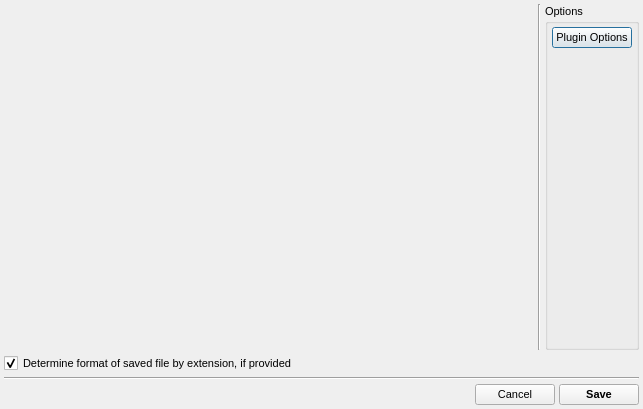
<?xml version="1.0" encoding="UTF-8"?>
<ui version="4.0">
 <class>SaveExpressionDialog</class>
 <widget class="QDialog" name="SaveExpressionDialog">
  <property name="geometry">
   <rect>
    <x>0</x>
    <y>0</y>
    <width>643</width>
    <height>409</height>
   </rect>
  </property>
  <property name="font">
   <font>
    <pointsize>8</pointsize>
   </font>
  </property>
  <property name="windowTitle">
   <string>Save Expression File</string>
  </property>
  <property name="windowIcon">
   <iconset resource="icons.qrc">
    <normaloff>:/program/icons/aten.png</normaloff>:/program/icons/aten.png</iconset>
  </property>
  <layout class="QVBoxLayout" name="verticalLayout_2">
   <property name="spacing">
    <number>4</number>
   </property>
   <property name="leftMargin">
    <number>4</number>
   </property>
   <property name="topMargin">
    <number>4</number>
   </property>
   <property name="rightMargin">
    <number>4</number>
   </property>
   <property name="bottomMargin">
    <number>4</number>
   </property>
   <item>
    <layout class="QHBoxLayout" name="horizontalLayout_2">
     <property name="spacing">
      <number>4</number>
     </property>
     <item>
      <widget class="FileSelectorWidget" name="FileSelector" native="true">
       <property name="sizePolicy">
        <sizepolicy hsizetype="Expanding" vsizetype="Expanding">
         <horstretch>0</horstretch>
         <verstretch>0</verstretch>
        </sizepolicy>
       </property>
      </widget>
     </item>
     <item>
      <widget class="Line" name="line_2">
       <property name="orientation">
        <enum>Qt::Vertical</enum>
       </property>
      </widget>
     </item>
     <item>
      <widget class="QGroupBox" name="OptionsGroup">
       <property name="sizePolicy">
        <sizepolicy hsizetype="Minimum" vsizetype="Expanding">
         <horstretch>0</horstretch>
         <verstretch>0</verstretch>
        </sizepolicy>
       </property>
       <property name="title">
        <string>Options</string>
       </property>
       <layout class="QVBoxLayout" name="verticalLayout">
        <property name="spacing">
         <number>4</number>
        </property>
        <property name="leftMargin">
         <number>4</number>
        </property>
        <property name="topMargin">
         <number>4</number>
        </property>
        <property name="rightMargin">
         <number>4</number>
        </property>
        <property name="bottomMargin">
         <number>4</number>
        </property>
        <item>
         <widget class="QPushButton" name="PluginOptionsButton">
          <property name="text">
           <string>Plugin Options</string>
          </property>
          <property name="icon">
           <iconset resource="icons.qrc">
            <normaloff>:/aten/icons/aten_preferences.svg</normaloff>:/aten/icons/aten_preferences.svg</iconset>
          </property>
          <property name="iconSize">
           <size>
            <width>16</width>
            <height>16</height>
           </size>
          </property>
         </widget>
        </item>
        <item>
         <spacer name="verticalSpacer">
          <property name="orientation">
           <enum>Qt::Vertical</enum>
          </property>
          <property name="sizeHint" stdset="0">
           <size>
            <width>20</width>
            <height>40</height>
           </size>
          </property>
         </spacer>
        </item>
       </layout>
      </widget>
     </item>
    </layout>
   </item>
   <item>
    <widget class="QCheckBox" name="ExtensionDeterminesTypeCheck">
     <property name="text">
      <string>Determine format of saved file by extension, if provided</string>
     </property>
     <property name="checkable">
      <bool>true</bool>
     </property>
     <property name="checked">
      <bool>true</bool>
     </property>
    </widget>
   </item>
   <item>
    <widget class="Line" name="line">
     <property name="orientation">
      <enum>Qt::Horizontal</enum>
     </property>
    </widget>
   </item>
   <item>
    <layout class="QHBoxLayout" name="horizontalLayout">
     <property name="spacing">
      <number>4</number>
     </property>
     <item>
      <spacer name="horizontalSpacer">
       <property name="orientation">
        <enum>Qt::Horizontal</enum>
       </property>
       <property name="sizeHint" stdset="0">
        <size>
         <width>40</width>
         <height>20</height>
        </size>
       </property>
      </spacer>
     </item>
     <item>
      <widget class="QPushButton" name="CancelButton">
       <property name="text">
        <string>Cancel</string>
       </property>
      </widget>
     </item>
     <item>
      <widget class="QPushButton" name="SaveButton">
       <property name="font">
        <font>
         <weight>75</weight>
         <bold>true</bold>
        </font>
       </property>
       <property name="text">
        <string>Save</string>
       </property>
      </widget>
     </item>
    </layout>
   </item>
  </layout>
 </widget>
 <customwidgets>
  <customwidget>
   <class>FileSelectorWidget</class>
   <extends>QWidget</extends>
   <header location="global">gui/fileselectorwidget.h</header>
   <container>1</container>
  </customwidget>
 </customwidgets>
 <resources>
  <include location="icons.qrc"/>
 </resources>
 <connections/>
</ui>
